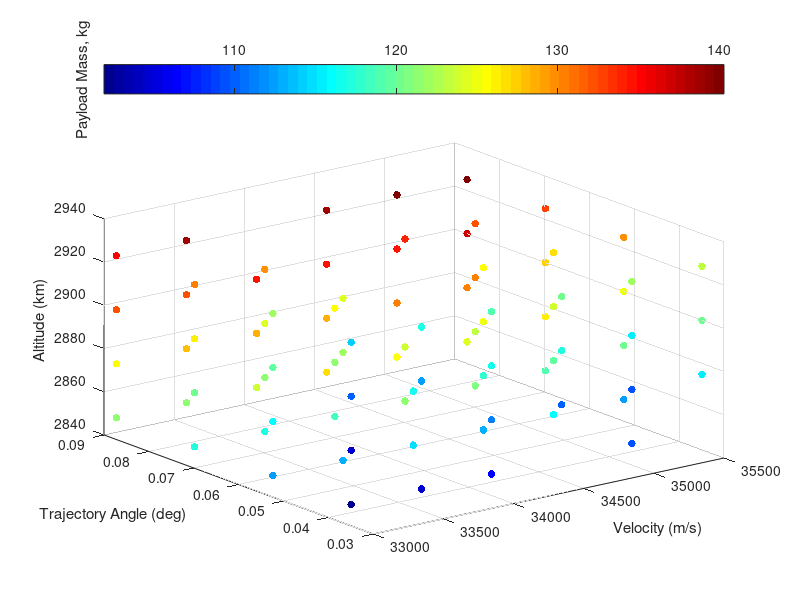

Reproduce this figure in MATLAB. (Note: this script raises an error after producing the figure.)
% visualising third stage cost results
% clear all
ThirdStageData = sortrows(dlmread('thirdstageforvis.dat'));
Atmosphere = dlmread('atmosphere.txt');
% map = [0, 0, 0
%     0, 0, 0
%     .0, 0, 0
%     .2, 0, 0
%     .6, 0, 0.0
%     1.0, 0, 0];
% colormap(map)




colormap jet
scatter3(ThirdStageData(:,3),ThirdStageData(:,4),ThirdStageData(:,5),30,ThirdStageData(:,6), 'filled')

ylabel('Trajectory Angle (deg)')
xlabel('Velocity (m/s)')
zlabel('Altitude (km)')
c=colorbar('northoutside');
ylabel(c,'Payload Mass, kg')



[VGrid,thetaGrid,vGrid] = ndgrid(33000:500:35500,[deg2rad(2) deg2rad(3) deg2rad(4) deg2rad(5)],[2850:25:2925]);

PayloadDataInterp = scatteredInterpolant(ThirdStageData(:,3),ThirdStageData(:,4),ThirdStageData(:,5),ThirdStageData(:,6));
PayloadData = PayloadDataInterp(VGrid,thetaGrid,vGrid);
global PayloadGrid
PayloadGrid = griddedInterpolant(VGrid,thetaGrid,vGrid,PayloadData,'spline','linear');


% [meshAlt,meshAngle,meshVel] = meshgrid(unique(ThirdStageData(:,3)),unique(ThirdStageData(:,4)),unique(ThirdStageData(:,5)));
% meshPayload = permute(reshape(ThirdStageData(:,6),[length(unique(ThirdStageData(:,5))),length(unique(ThirdStageData(:,4))),length(unique(ThirdStageData(:,3)))]),[2 3 1]);
 figure(200)

colormap(gray)
C = contourf(rad2deg(thetaGrid(:,:,2)),VGrid(:,:,2)/1000,PayloadData(:,:,2),21)
% C = contourf(rad2deg(meshAngle(:,:,2)),meshAlt(:,:,2)/1000,meshPayload(:,:,3),12)
% C = contourf(rad2deg(meshAngle),meshAlt/1000,meshPayload,13)

xlabel('Release Angle (deg)')
ylabel('Altitude (km)')
% title('2750 m/s')
% ylim([30 40])
c = colorbar;
c.Label.String = 'Payload (kg)';

% slice(threeDMAT,[1,3,5],[],[])
% colormap hsv


% contourslice(threeDMAT,[1,3,6],[],[],10)


% 
% % getting maximum values
% [max1,ind1] = max(threeDMAT,[],3);
% 
% [max2,ind2] = max(max1,[],2);
% 
% ind  = [ind1(ind2),ind2] % this really doesnt tell me much, as it wants very high altitude all the time
% 
% 
% 
% 
% 
% % plotting density
% 
% 
% figure(4)
% plot(Atmosphere(:,1)/1000,  Atmosphere(:,4)),'Color','k','LineWidth',0.8;
% xlim([20,40])
% 
% xlabel('Altitude (km)')
% ylabel('Density (kg/m^3)')
% 
% 
% figure(5)
% 
% [meshAngle2,meshVel2,meshAlt2] = meshgrid(Angle,Vel,Alt);
% 
% colormap(gray)
% 
% colormap(flipud(colormap))
% hx = slice(meshAngle2,meshVel2,meshAlt2./1000,threeDMAT,[],[2600:100:3000],[])
% 
% % [Xq,Yq,Zq] = meshgrid([0:.5:5],[2600:100:3000],[20000:500:40000]);
% % threeDMATint = interp3(meshAngle2,meshVel2,meshAlt2,threeDMAT,Xq,Yq,Zq);
% % hx = slice(Xq,Yq,Zq/1000,threeDMATint,[],[2600:100:3000],[]);
% 
% caxis([220 340]) 
% c=colorbar('northoutside')
% c.LimitsMode = 'manual'
% c.Limits = [180 320]
% 
% set(hx, 'EdgeColor', 'none');
% 
% % set(hx, 'FaceColor', 'interp'); % use this to smooth
% set(hx, 'FaceColor', 'flat');
% 
% xlabel('Trajectory Angle (deg)','FontSize',17)
% ylabel('Velocity (m/s)','FontSize',17)
% zlabel('Altitude (km)','FontSize',17)
% ylabel(c,'Payload Mass, kg','FontSize',17)
